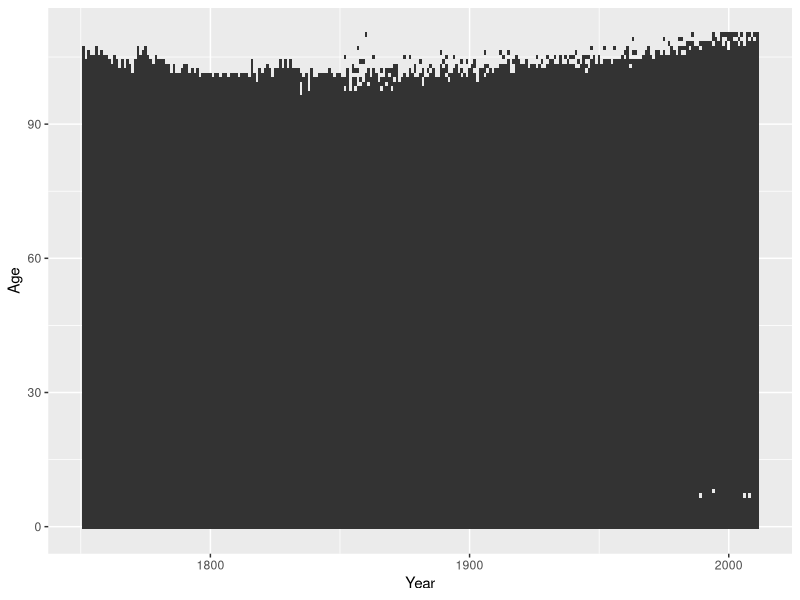
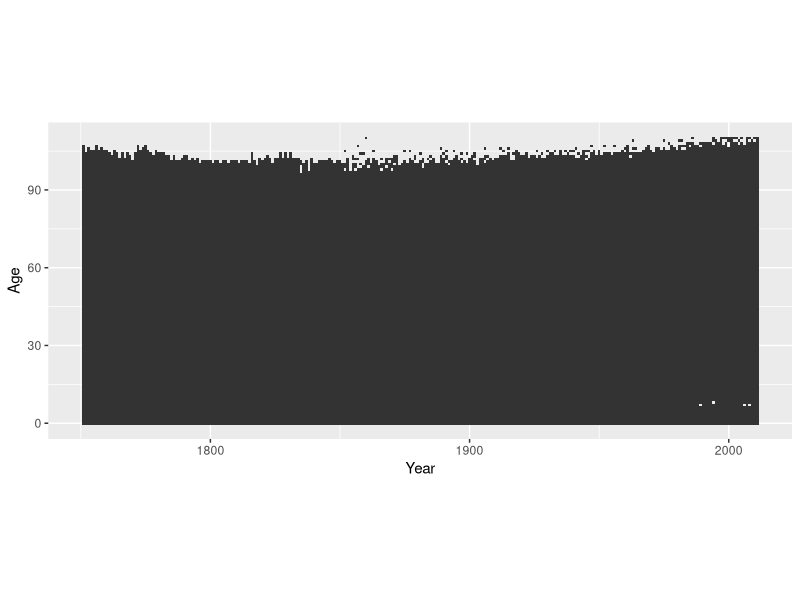
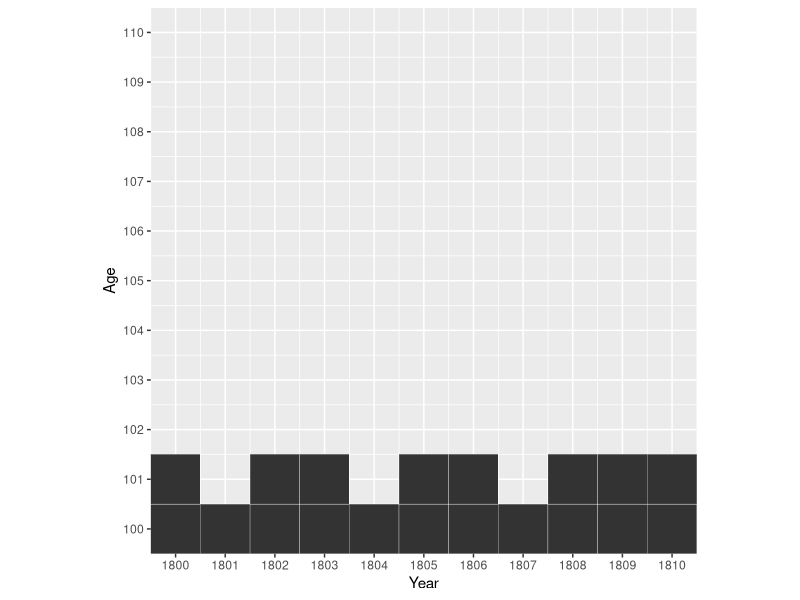
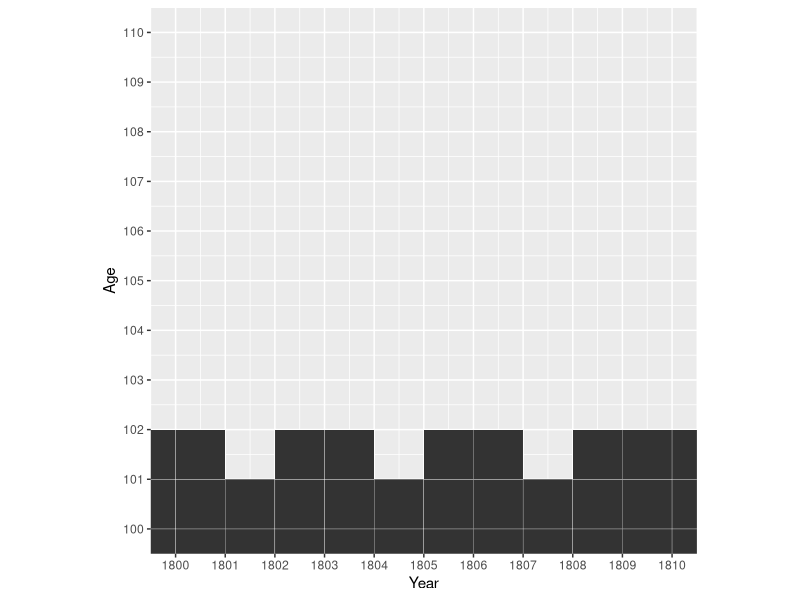
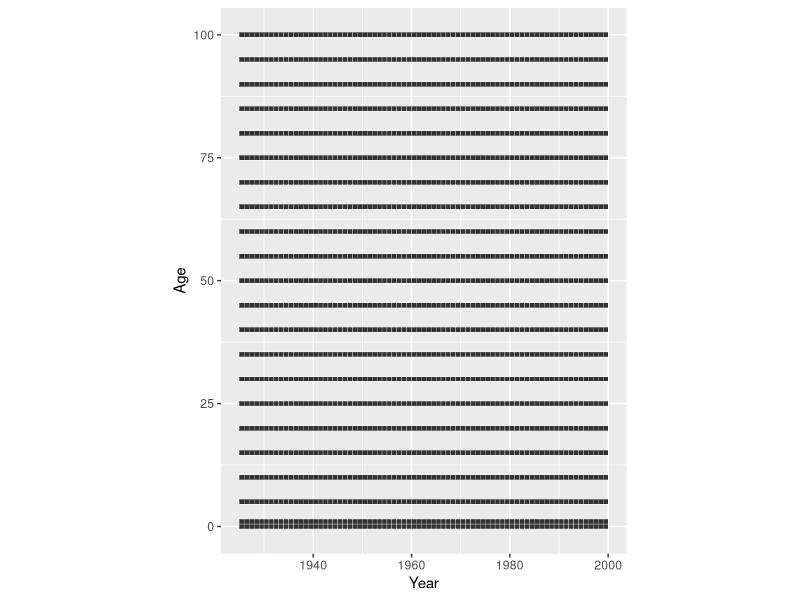
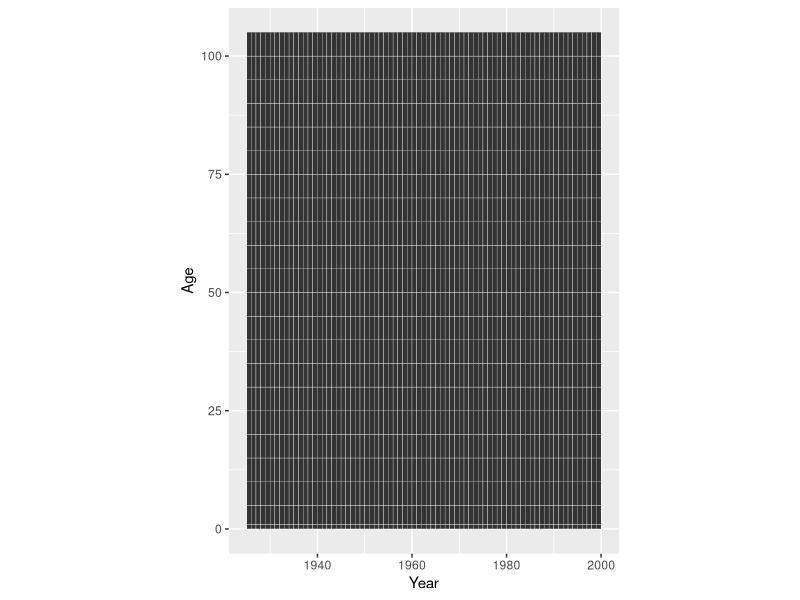
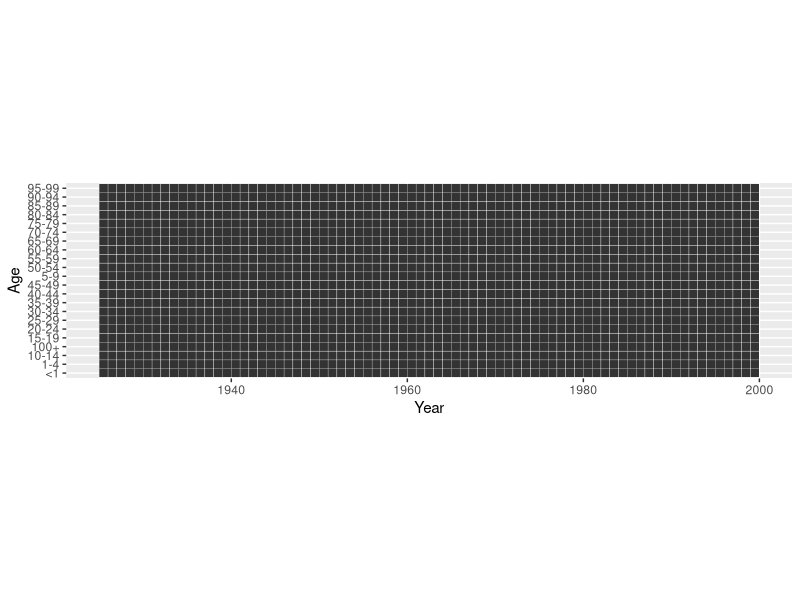
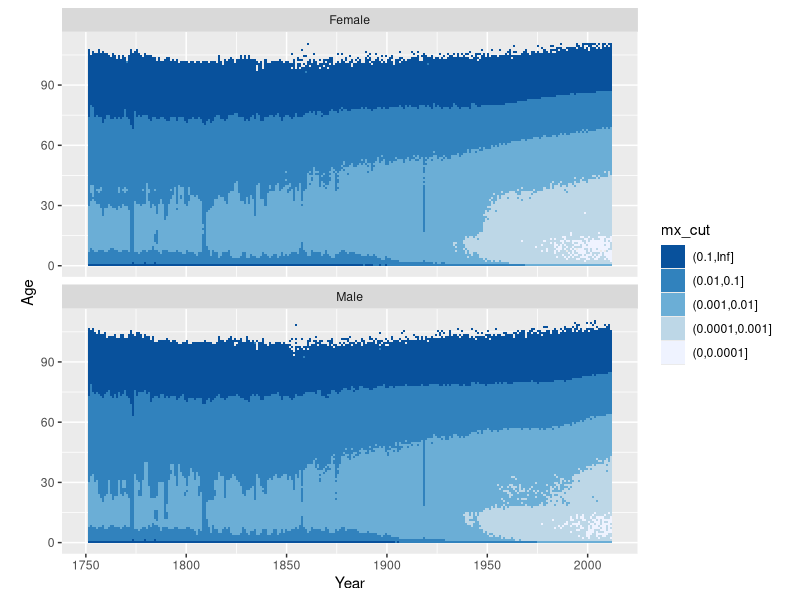

These charts were generated, in order, by the following R code:
#' ---
#' title: "ggplot: Lexis surface plots and the effective use of color"
#' author: "Jonas Schöley"
#' date: "September 19, 2017"
#' output:
#'   github_document:
#'     toc: true
#' ---

library(tidyverse)

#'## Lexis Surfaces in GGplot

#' Lexis surfaces show the value of a third variable on a period-age-grid. If
#' the value of the third variable is given via colour the resulting plot is
#' known as "Heatmap" and used in many disciplines. In ggplot we produce
#' heatmaps using `geom_tile()` or `geom_rect()`. These geometries draw
#' rectangles at specified xy-positions. By default all rectangles are equal in
#' size. They can be coloured according to some variable in the data.
#'
#' `geom_rect()` is faster and produces smaller pdf's, while `geom_tile()`
#' allows to specify the dimensions of the rectangles making it useful for
#' data that does not come in single year period and age intervals.
#'
#' For now we will ignore the colouring aspect and just look at how ggplot draws
#' rectangles.
#'
#'### 1x1 year data
#'
#' We work with data from the [Human Mortality
#' Database](http://www.mortality.org) -- Swedish period mortality rates by sex.

swe <- read_csv("mortality_surface_sweden.csv")
head(swe)

#' Only specifying x and y position and omitting colour puts a grey rectangle at
#' every xy position that appears in the data. The resulting plot gives us
#' information about the period-ages where we have mortality data on Swedish
#' females.

swe %>% filter(Sex == "Female") %>%
  ggplot() +
  geom_tile(aes(x = Year, y = Age))

#' When constructing Lexis surfaces it is a good idea to use isometric scales.
#' The distance corresponding to a single year should be the same on the x and
#' the y scales (a 1x1 rectangle should actually be a square). We can force such
#' an equality by adding a suitable coordinate layer.

swe %>% filter(Sex == "Female") %>%
  ggplot() +
  geom_tile(aes(x = Year, y = Age)) +
  coord_equal()

#' By default the small rectangles have a width and height of 1 scale unit and
#' are drawn over the mid-points of the corresponding x and y values.

swe %>% filter(Sex == "Female") %>%
  ggplot() +
  geom_tile(aes(x = Year, y = Age), colour = "white") +
  scale_x_continuous(breaks = 1800:1810) +
  scale_y_continuous(breaks = 100:110) +
  coord_equal(xlim = c(1800, 1810), ylim = c(100, 110))

#' Shifting the data by 0.5 in x and y aligns things neatly.

swe %>% filter(Sex == "Female") %>%
  mutate(Year = Year + 0.5, Age = Age + 0.5) %>%
  ggplot() +
  geom_tile(aes(x = Year, y = Age), colour = "white") +
  scale_x_continuous(breaks = 1800:1810) +
  scale_y_continuous(breaks = 100:110) +
  coord_equal(xlim = c(1800, 1810), ylim = c(100, 110))

#'### nxm year data

#' If our data does not come in single year and age groups we have to adjust
#' the `width` and/or `height` of the rectangles. `width` and `height` are
#' regular aesthetics and can be mapped to variables in the data.

cod <- read_csv("cod.csv")
head(cod)

#' The Cause of Death data features age groups of different sizes (1, 4, or 5
#' years). This is how it looks like if we plot it without any regard to the
#' size of the age groups.

cod %>% filter(Sex == "Female") %>%
  mutate(Year = Year + 0.5) %>%
  ggplot() +
  geom_tile(aes(x = Year, y = Age),
            colour = "white") +
  coord_equal()

#' Now we shift the rectangles away from the age midpoint and scale them
#' in height according to the width of the age group.

cod %>% filter(Sex == "Female") %>%
  mutate(Year = Year + 0.5, Age = Age + w/2) %>%
  ggplot() +
  geom_tile(aes(x = Year, y = Age, height = w),
            colour = "white") +
  coord_equal()

#'### Discrete Period and Age Scales

#' If we use discrete axis (happens automatically if we supply a non-numeric
#' variable to the x or y aesthetic) we loose any control over the placement of
#' the age or period groups. They will be equally spaced along the axis.

cod %>% filter(Sex == "Female") %>%
  mutate(Year = Year + 0.5, Age = AgeGr) %>%
  ggplot() +
  geom_tile(aes(x = Year, y = Age), colour = "white") +
  coord_equal()

#' **Avoid character or factor variables as your period or age groups.**
#' Whenever possible go with numeric "Start of Interval" and "Interval Width"
#' variables.
#'
#'## Sequential Colour Scales: Plotting Magnitudes
#'
#' If we plot magnitudes we would like to use a colour scale which has an
#' intrinsic ordering to it. Scales that vary from dark to light are suitable
#' and we call them "sequential". `scale_fill_brewer(type = "seq")` provides
#' you with such a scale.

breaks_mx <- c(0, 0.0001, 0.001, 0.01, 0.1, Inf)
swe %>%
  mutate(Year = Year + 0.5, Age = Age + 0.5,
         mx_cut = cut(mx, breaks = breaks_mx)) %>%
  ggplot() +
  geom_tile(aes(x = Year, y = Age, fill = mx_cut)) +
  scale_fill_brewer(type = "seq") +
  facet_wrap(~Sex, ncol = 1) +
  guides(fill = guide_legend(reverse = TRUE)) +
  coord_equal()

#' Continuous colour scales take the form of a smooth colour gradient. Getting
#' the gradient to look like you want can be tricky.

swe %>%
  mutate(Year = Year + 0.5, Age = Age + 0.5) %>%
  ggplot() +
  geom_tile(aes(x = Year, y = Age, fill = mx)) +
  scale_fill_distiller(type = "seq", palette = "PuBuGn") +
  facet_wrap(~Sex, ncol = 1) +
  coord_equal()

#' Log transform the colour scale.

swe %>%
  mutate(Year = Year + 0.5, Age = Age + 0.5) %>%
  ggplot() +
  geom_tile(aes(x = Year, y = Age, fill = mx)) +
  scale_fill_distiller(type = "seq", palette = "PuBuGn", trans = "log10") +
  facet_wrap(~Sex, ncol = 1) +
  coord_equal()

#' Make high values dark and low values light.

swe %>%
  mutate(Year = Year + 0.5, Age = Age + 0.5) %>%
  ggplot() +
  geom_tile(aes(x = Year, y = Age, fill = mx)) +
  scale_fill_distiller(type = "seq", palette = "PuBuGn", trans = "log10",
                       direction = 1) +
  facet_wrap(~Sex, ncol = 1) +
  coord_equal()

#' Rescale the colour gradient to increase contrast.

swe %>%
  mutate(Year = Year + 0.5, Age = Age + 0.5) %>%
  ggplot() +
  geom_tile(aes(x = Year, y = Age, fill = mx)) +
  scale_fill_distiller(type = "seq", palette = "PuBuGn", trans = "log10",
                       direction = 1,
                       values = c(0, 0.3, 0.4, 0.5, 0.6, 1)) +
  facet_wrap(~Sex, ncol = 1) +
  coord_equal()

#' Throw away data outside of the limits.

swe %>%
  mutate(Year = Year + 0.5, Age = Age + 0.5) %>%
  ggplot() +
  geom_tile(aes(x = Year, y = Age, fill = mx)) +
  scale_fill_distiller(type = "seq", palette = "PuBuGn", trans = "log10",
                       direction = 1,
                       values = c(0, 0.3, 0.4, 0.5, 0.6, 1),
                       limits = c(0.001, 0.5)) +
  facet_wrap(~Sex, ncol = 1) +
  coord_equal()

#' Or instead *squish* the out-of-bounds data into the limits.

swe %>%
  mutate(Year = Year + 0.5, Age = Age + 0.5) %>%
  ggplot() +
  geom_tile(aes(x = Year, y = Age, fill = mx)) +
  scale_fill_distiller(type = "seq", palette = "PuBuGn", trans = "log10",
                       direction = 1,
                       values = c(0, 0.3, 0.4, 0.5, 0.6, 1),
                       limits = c(0.001, 0.5),
                       oob = scales::squish) +
  facet_wrap(~Sex, ncol = 1) +
  coord_equal()

#' The viridis scales pair perceptual uniformity with strong shifts in hue,
#' thereby increasing discriminability between different magnitude regions.

swe %>%
  mutate(Year = Year + 0.5, Age = Age + 0.5) %>%
  ggplot() +
  geom_tile(aes(x = Year, y = Age, fill = mx)) +
  viridis::scale_fill_viridis(direction = -1,
                              trans = "log10",
                              option = "magma",
                              limits = c(0.001, 0.5),
                              oob = scales::squish) +
  facet_wrap(~Sex, ncol = 1) +
  coord_equal()

#'## Divergent Colour Scales: Plotting Differences & Proportions

breaks_prop_mx <- c(0, 0.5, 0.7, 0.9, 1.1, 1.3, 1.5, Inf)
swe %>%
  mutate(Year = Year + 0.5, Age = Age + 0.5) %>%
  select(-Dx, -Nx) %>%
  tidyr::spread(key = Sex, value = mx) %>%
  mutate(fm_prop_mx = Female / Male,
         fm_prop_mx_disc = cut(fm_prop_mx, breaks_prop_mx)) %>%
  ggplot() +
  geom_tile(aes(x = Year, y = Age, fill = fm_prop_mx_disc)) +
  scale_fill_brewer(type = "div", palette = 5, direction = -1) +
  guides(fill = guide_legend(reverse = TRUE)) +
  coord_equal() +
  theme_dark()

#' Continuous variant.

swe %>%
  mutate(Year = Year + 0.5, Age = Age + 0.5) %>%
  select(-Dx, -Nx) %>%
  tidyr::spread(key = Sex, value = mx) %>%
  mutate(fm_diff_mx = Female / Male) %>%
  ggplot() +
  geom_tile(aes(x = Year, y = Age, fill = fm_diff_mx)) +
  # takes 6 colours from a brewer palette and interpolates
  scale_fill_distiller(type = "div",
                       palette = "RdBu",
                       trans = "log2",
                       limits = c(0.5, 2),
                       oob = scales::squish) +
  coord_equal()

#'## Qualitative Colour Scales: Plotting Group Membership

cod %>%
  mutate(Year = Year + 0.5, Age = Age + w/2) %>%
  ggplot() +
  geom_tile(aes(x = Year, y = Age, height = w, fill = COD)) +
  coord_equal() +
  facet_wrap(~Sex, ncol = 2)

#'## Experiment in perception: using area instead of colour

#' Let's plot a surface of the number of deaths by age. Instead of color as
#' primary visual encoding we draw points of varying size.

swe %>%
  filter(Sex == "Female") %>%
  mutate(Year = Year + 0.5, Age = Age + 0.5) %>%
  ggplot(aes(x = Year, y = Age)) +
  geom_point(aes(size = Dx))

#' Not helpful. We can set the shape of the points to an open circle
#' to clean up a bit.

swe %>%
  filter(Sex == "Female") %>%
  mutate(Year = Year + 0.5, Age = Age + 0.5) %>%
  ggplot(aes(x = Year, y = Age)) +
  geom_point(aes(size = Dx), shape = 1)

#' Still not good. Maybe reducing the number of circles would work. In order
#' to do so we need to aggregate the data into wider period and age groups. For
#' simple aggregations we can use the *summary2d* feature in ggplot. It cuts
#' up the area of the plot into larger bins and performs a summary operation
#' on the data in each bin. We will sum up the death counts in each 5x5 year
#' square.

swe %>%
  filter(Sex == "Female") %>%
  mutate(Year = Year + 0.5, Age = Age + 0.5) %>%
  ggplot(aes(x = Year, y = Age)) +
  geom_point(aes(z = Dx, size = ..value..), shape = 1,
             stat = "summary2d",
             binwidth = c(5, 5),
             fun = sum)
  
#' Change the size scale to area.

swe %>%
  filter(Sex == "Female") %>%
  mutate(Year = Year + 0.5, Age = Age + 0.5) %>%
  ggplot(aes(x = Year, y = Age)) +
  geom_point(aes(z = Dx, size = ..value..), shape = 1,
             stat = "summary2d",
             binwidth = c(5, 5),
             fun = sum) +
  scale_size_area()

#' Colour the points.

swe %>%
  filter(Sex == "Female") %>%
  mutate(Year = Year + 0.5, Age = Age + 0.5) %>%
  ggplot(aes(x = Year, y = Age)) +
  geom_point(aes(z = Dx, size = ..value.., colour = ..value..),
             stat = "summary2d",
             binwidth = c(5, 5),
             fun = sum) +
  scale_size_area() +
  theme_classic()

#'## Further Reading

#' - [Brilliant color advice from NASA](earthobservatory.nasa.gov/blogs/elegantfigures/2013/08/05/subtleties-of-color-part-1-of-6)
#' - [Generator for categorical color scales](http://vrl.cs.brown.edu/color)
#' - [A perceptually uniform continuous color scale](https://www.mrao.cam.ac.uk/~dag/CUBEHELIX/cubetry.html)
#' - [Color scales for data-viz](colorbrewer2.org)
#' - Brewer, Cynthia A. 1994. “Guidelines for Use of the Perceptual Dimensions
#'     of Color for Mapping and Visualization.” In SPIE, edited by Jan Bares,
#'     2171:54–63. doi:10.1117/12.175328.